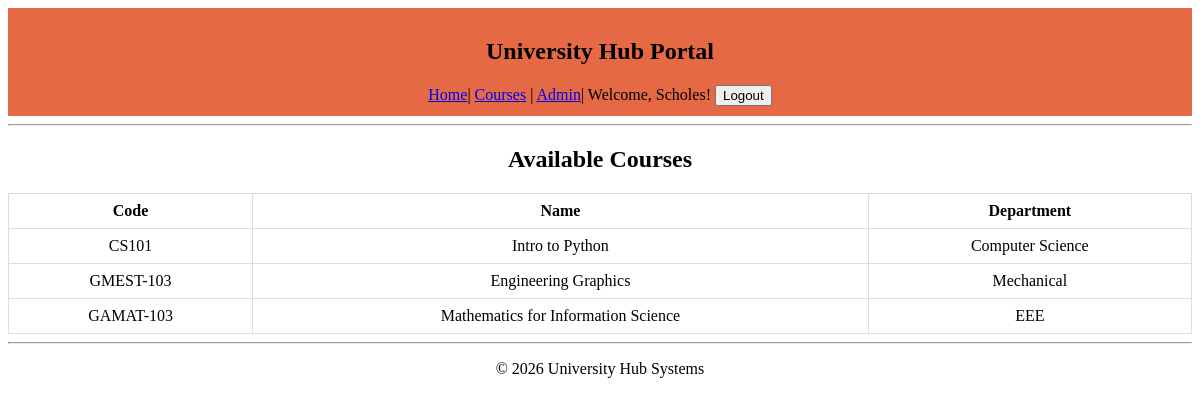
The page /academic/courses/ (signed in) on the database its author committed.
### academic/models.py (models this page shows, shortened)
class course(models.Model):
    SEMESTER_CHOICES=[
        (1,'Semester1'),
        (2,'Semester2'),
        (3,'Semester3'),
        (4,'Semester4'),
    ]
    department=models.ForeignKey(
        department,
        on_delete=models.CASCADE,
        related_name='courses'
    )
    name=models.CharField(max_length=100)
    code=models.CharField(max_length=10,unique=True)
    semester=models.IntegerField(choices=SEMESTER_CHOICES,default=1)
    credits=models.IntegerField()
    syllabus =models.FileField(upload_to='courses/syllabus/',null=True,blank=True)

class department(models.Model):
    name=models.CharField(max_length=100,unique=True)
    head_of_dept=models.CharField(max_length=100)
    description=models.TextField(blank=True)

### academic/views.py (the view)
# urls.py: path('courses/', views.course_list, name='course_list'),
@login_required
def course_list(request):
    courses = course.objects.all()
    return render(
        request,
        "academic/course_list.html",
        {"courses": courses}
    )

### academic/templates/academic/course_list.html (shortened to what this page needs)
<!DOCTYPE html>
<html>
<head>
</head>
<body>
    {% extends 'base.html' %}
{% block content %}
    <h2 align="Center">Available Courses</h2>
    <table border="1">
        <thead>
            <tr>
                <th>Code</th>
                <th>Name</th>
                <th>Department</th>
            </tr>
        </thead>
        <tbody>
            {% for course in courses %}
            <tr>
                <td>{{ course.code }}</td>
                <td>{{ course.name }}</td>
                <td>{{ course.department.name }}</td>
            </tr>
            {% endfor %}
        </tbody>
    </table>
{% endblock %}

### templates/base.html (shortened to what this page needs)
{% load static %}
<!DOCTYPE html>
<html lang="en">
<head>
    <link rel="stylesheet" href="{% static 'academic/style.css' %}">
</head>
<body align="center">
    <nav>
        <h1>University Hub Portal</h1>
        <a href="/">Home</a>|
        <a href="/academic/courses/">Courses</a> | <a href="/admin/">Admin</a>|
        {% if user.is_authenticated %}
            <span>Welcome, {{ user.username }}!</span>
            <form action="{% url 'logout' %}" method="post" style="display:inline;">
                <button type="submit">Logout</button>
            </form>
        {% else %}
            <a href="{% url 'login' %}">Login</a>
            <a href="{% url 'register' %}">Sign Up</a>
        {% endif %}
    </nav>
    <hr>
    <main>
        {% block content %}
        {% endblock %}
    </main>
    <hr>
    <footer>
        <p align="center">&copy; 2026 University Hub Systems</p>
    </footer>
</body>
</html>

### academic/static/academic/style.css (style rules this page uses)
body { font-family: Cambria, Cochin, Georgia, Times, 'Times New Roman', serif; }
nav { background-color: #e46944; padding: 10px; }
table { width: 100%; border-collapse: collapse; }
th, td { padding: 8px; border: 1px solid #ddd; }

### rows shown on the page
course: code "CS101", name "Intro to Python", department.name "Computer Science"
course: code "GMEST-103", name "Engineering Graphics", department.name "Mechanical"
course: code "GAMAT-103", name "Mathematics for Information Science", department.name "EEE"

### other values the page prints
{{ user.username }} "Scholes"
